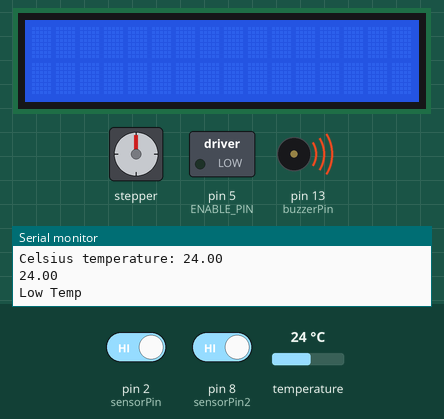
Recording of a sketch running on a simulated Arduino Uno, built with avr-gcc and run on an emulated ATmega328P. Shown: 16×2 character LCD, stepper motor, switched loads named in the sketch (green lamp = pin HIGH), buzzer (waves = sounding, pin HIGH), the last lines printed to the serial monitor. The inputs (shaded band) are chosen by the test bench; at power-on: pin 2 (sensorPin) HIGH, pin 8 (sensorPin2) HIGH, temperature 24 °C. Stepper angles assume 200 steps per turn.

Above: at 1.2 s.
1.3 s: pin 2 (sensorPin) driven LOW
At 3.03 s:
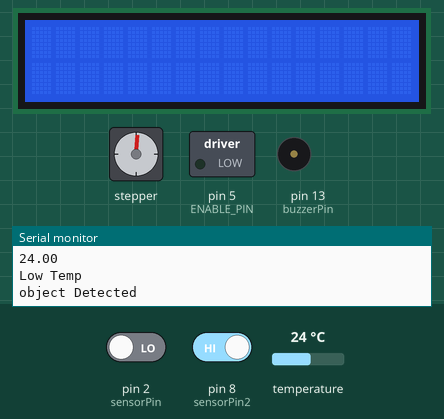
7.9 s: pin 8 (sensorPin2) driven LOW
At 12.2 s:
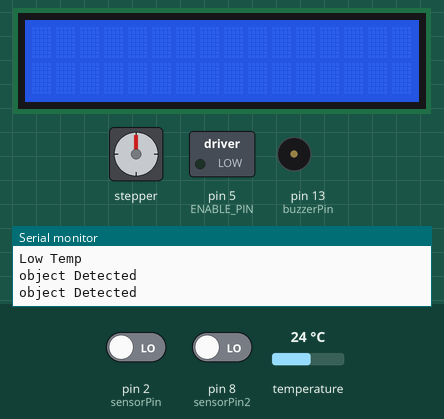
12.8 s: pin 2 (sensorPin) driven HIGH
At 14.72 s:
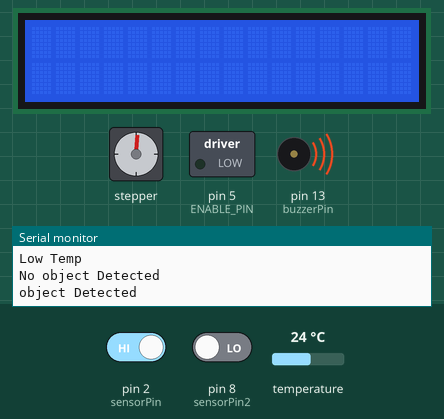
20.3 s: pin 2 (sensorPin) driven LOW
At 22.25 s:
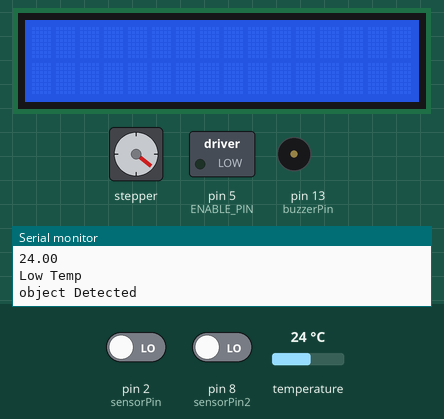
35.3 s: pin 8 (sensorPin2) driven HIGH
At 39.54 s:
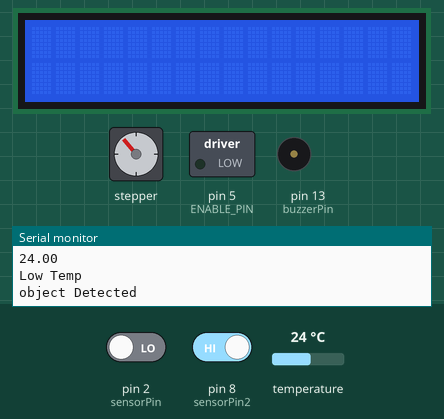
Timing chart, 0 to 43.8 s (numbered marks = the images above; inputs shaded):
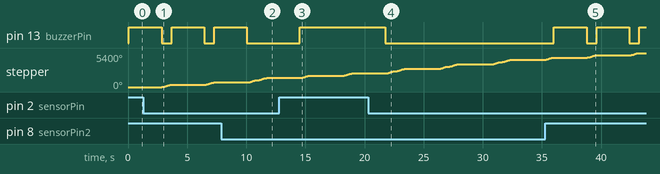

Measured:
- after the input at 1.3 s, pin 13 (buzzerPin): alternates HIGH for 2.8 s and LOW for 0.84 s, starting after 1.5 s; stepper: turns 360° clockwise in 0.84 s, then 360° clockwise in 0.84 s
- after the input at 7.9 s, pin 13 (buzzerPin): goes on until 10.1 s, then stays LOW
- after the input at 12.8 s, pin 13 (buzzerPin): LOW → HIGH after 1.7 s
- after the input at 20.3 s, pin 13 (buzzerPin): HIGH → LOW after 1.4 s
- after the input at 35.3 s, pin 13 (buzzerPin): alternates HIGH for 2.8 s and LOW for 0.84 s, starting after 0.72 s

The sketch:

pro.ino
```cpp
#include <AccelStepper.h>
#include <OneWire.h>
#include <DallasTemperature.h>
#include <ezButton.h>
#include <LiquidCrystal_I2C.h>
// Define stepper motor connections
#define STEP_PIN 3
#define DIR_PIN 4
#define ENABLE_PIN 5
#define ONE_WIRE_BUS 6
//lenth ditect
const int sensorPin2 = 8;
//const int buzzerPin2 = 12;
//break
const int sensorPin = 2;
const int buzzerPin = 13;
ezButton toggleSwitch(7);
// Setup a oneWire instance to communicate with any OneWire devices
OneWire oneWire(ONE_WIRE_BUS);
// Pass our oneWire reference to Dallas Temperature sensor
DallasTemperature sensors(&oneWire);
// Create a new ins2tance of the AccelStepper class
AccelStepper stepper(AccelStepper::DRIVER, STEP_PIN, DIR_PIN);
//I2C address 0x27, 16 column and 2 rows
LiquidCrystal_I2C lcd(0x27, 16, 2);
// create ezButton object that attach to pin 8;


void setup() {
  // Set the maximum speed and acceleration of the stepper motor
  stepper.setMaxSpeed(2000);
  stepper.setAcceleration(1000);
  //Sensor PinSetup
  pinMode(sensorPin, INPUT);
  pinMode(sensorPin2, INPUT);
  // Set the enable pin as an output
  pinMode(ENABLE_PIN, OUTPUT);
  digitalWrite(ENABLE_PIN, LOW);  // Enable the motor driver
  //Buzzer PinSetup
  pinMode(buzzerPin, OUTPUT);
  // temp Start serial communication for debugging purposes
  Serial.begin(9600);
  //temp Start up the library
  sensors.begin();
  // set debounce time to 50 milliseconds
  toggleSwitch.setDebounceTime(50);
  // initialize the lcd
  lcd.init();
  lcd.backlight();
  digitalWrite(buzzerPin, LOW);
}

void loop() {
  //toggleSwitch.loop();  // MUST call the loop() function first
  // if (toggleSwitch.isPressed()) {
  //      display();

       if (irSensor()) {
          Serial.println("object Detected");
          buzzerOff();
          motor();

        }
       else if(!irSensor()) {
         Serial.println("No object Detected");
         buzzerOn();

        }
       if (irSensor2()) {
          Serial.println("object Detected");
          motor();

        }
       else if (!irSensor2()) {
         Serial.println("No object Detected");
         buzzerOn();
          }

        temperature();

  // }
 // if (toggleSwitch.isReleased()){

   //    display();
    //  }
}

void motor() {
  digitalWrite(DIR_PIN, LOW);

  // Move the motor a certain number of steps
  int numSteps = 200;  // Adjust the number of steps as desired
  stepper.move(numSteps);
  stepper.runToPosition();

  // Delay before running in the other direction
}

int irSensor() {
  int sensorValue = digitalRead(sensorPin);

  if (sensorValue == LOW) {
    return true;
  } else {
    // No object detected
    return false;
  }


}

int irSensor2() {
  int sensorValue = digitalRead(sensorPin2);

  if (sensorValue == LOW) {
    return true;
  } else {
    // No object detected
    return false;
  }

  delay(500);
}
void buzzerOn() {

  digitalWrite(buzzerPin, HIGH);
  //delay(1000);
}
void buzzerOff() {

  digitalWrite(buzzerPin, LOW);
  //delay(1000);
}


void temperature() {

  // Call sensors.requestTemperatures() to issue a global temperature and Requests to all devices on the bus
  sensors.requestTemperatures();

  Serial.print("Celsius temperature: ");
  float temp = sensors.getTempCByIndex(0);
  // Why "byIndex"? You can have more than one IC on the same bus. 0 refers to the first IC on the wire
  Serial.println(temp);
  if (temp > 32.19) {
    Serial.println(temp);
    Serial.println("High Temp");
  } else {
    Serial.println(temp);
    Serial.println("Low Temp");
  }

  delay(2000);
}


void display() {

  //lcd.clear();          // clear display
  //lcd.setCursor(4, 0);  // move cursor to   (4, 0)
  int state = toggleSwitch.getState();
  if (state == HIGH) {
    lcd.setCursor(4, 0);
    lcd.print("Power OFF");
    delay(500);
  } else {
    lcd.setCursor(4, 0);
    lcd.print("Power ON ");
    delay(500);
  }
}
```
